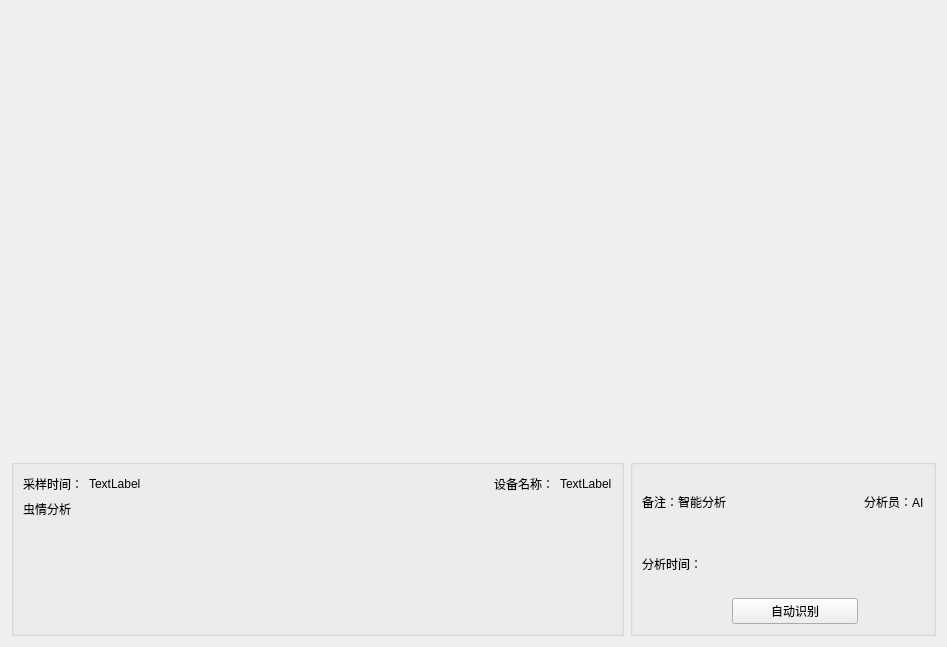
<?xml version="1.0" encoding="UTF-8"?>
<ui version="4.0">
 <class>LY_PhotoAnalysisDetailWidget</class>
 <widget class="QWidget" name="LY_PhotoAnalysisDetailWidget">
  <property name="geometry">
   <rect>
    <x>0</x>
    <y>0</y>
    <width>947</width>
    <height>647</height>
   </rect>
  </property>
  <property name="windowTitle">
   <string>Form</string>
  </property>
  <layout class="QGridLayout" name="gridLayout_4" rowstretch="5,2" columnstretch="2,1">
   <item row="0" column="0" colspan="2">
    <widget class="QLabel" name="photo">
     <property name="text">
      <string/>
     </property>
    </widget>
   </item>
   <item row="1" column="0">
    <widget class="QGroupBox" name="groupBox_2">
     <property name="title">
      <string/>
     </property>
     <layout class="QGridLayout" name="gridLayout_2">
      <item row="0" column="0">
       <layout class="QHBoxLayout" name="horizontalLayout">
        <item>
         <widget class="QLabel" name="label_2">
          <property name="text">
           <string>采样时间：</string>
          </property>
         </widget>
        </item>
        <item>
         <widget class="QLabel" name="creat_time">
          <property name="text">
           <string>TextLabel</string>
          </property>
         </widget>
        </item>
        <item>
         <spacer name="horizontalSpacer">
          <property name="orientation">
           <enum>Qt::Horizontal</enum>
          </property>
          <property name="sizeHint" stdset="0">
           <size>
            <width>198</width>
            <height>20</height>
           </size>
          </property>
         </spacer>
        </item>
        <item>
         <widget class="QLabel" name="label_4">
          <property name="text">
           <string>设备名称：</string>
          </property>
         </widget>
        </item>
        <item>
         <widget class="QLabel" name="device_name">
          <property name="text">
           <string>TextLabel</string>
          </property>
         </widget>
        </item>
       </layout>
      </item>
      <item row="1" column="0">
       <layout class="QGridLayout" name="gridLayout" columnstretch="1,7">
        <item row="0" column="0">
         <widget class="QLabel" name="label_3">
          <property name="text">
           <string>虫情分析</string>
          </property>
         </widget>
        </item>
        <item row="0" column="1" rowspan="2">
         <widget class="QLabel" name="label_5">
          <property name="text">
           <string/>
          </property>
         </widget>
        </item>
        <item row="1" column="0">
         <spacer name="verticalSpacer">
          <property name="orientation">
           <enum>Qt::Vertical</enum>
          </property>
          <property name="sizeHint" stdset="0">
           <size>
            <width>20</width>
            <height>68</height>
           </size>
          </property>
         </spacer>
        </item>
       </layout>
      </item>
     </layout>
    </widget>
   </item>
   <item row="1" column="1">
    <widget class="QGroupBox" name="groupBox">
     <property name="title">
      <string/>
     </property>
     <layout class="QGridLayout" name="gridLayout_3">
      <item row="0" column="0" colspan="2">
       <widget class="QLabel" name="label_6">
        <property name="text">
         <string>备注：智能分析</string>
        </property>
       </widget>
      </item>
      <item row="0" column="2">
       <spacer name="horizontalSpacer_2">
        <property name="orientation">
         <enum>Qt::Horizontal</enum>
        </property>
        <property name="sizeHint" stdset="0">
         <size>
          <width>114</width>
          <height>20</height>
         </size>
        </property>
       </spacer>
      </item>
      <item row="0" column="3">
       <widget class="QLabel" name="label_7">
        <property name="text">
         <string>分析员：AI</string>
        </property>
       </widget>
      </item>
      <item row="1" column="0">
       <widget class="QLabel" name="label_8">
        <property name="text">
         <string>分析时间：</string>
        </property>
       </widget>
      </item>
      <item row="1" column="1" colspan="3">
       <widget class="QLabel" name="analysis_time">
        <property name="text">
         <string/>
        </property>
       </widget>
      </item>
      <item row="2" column="2">
       <widget class="QPushButton" name="pushButton">
        <property name="text">
         <string>自动识别</string>
        </property>
       </widget>
      </item>
     </layout>
    </widget>
   </item>
  </layout>
 </widget>
 <resources/>
 <connections/>
</ui>
